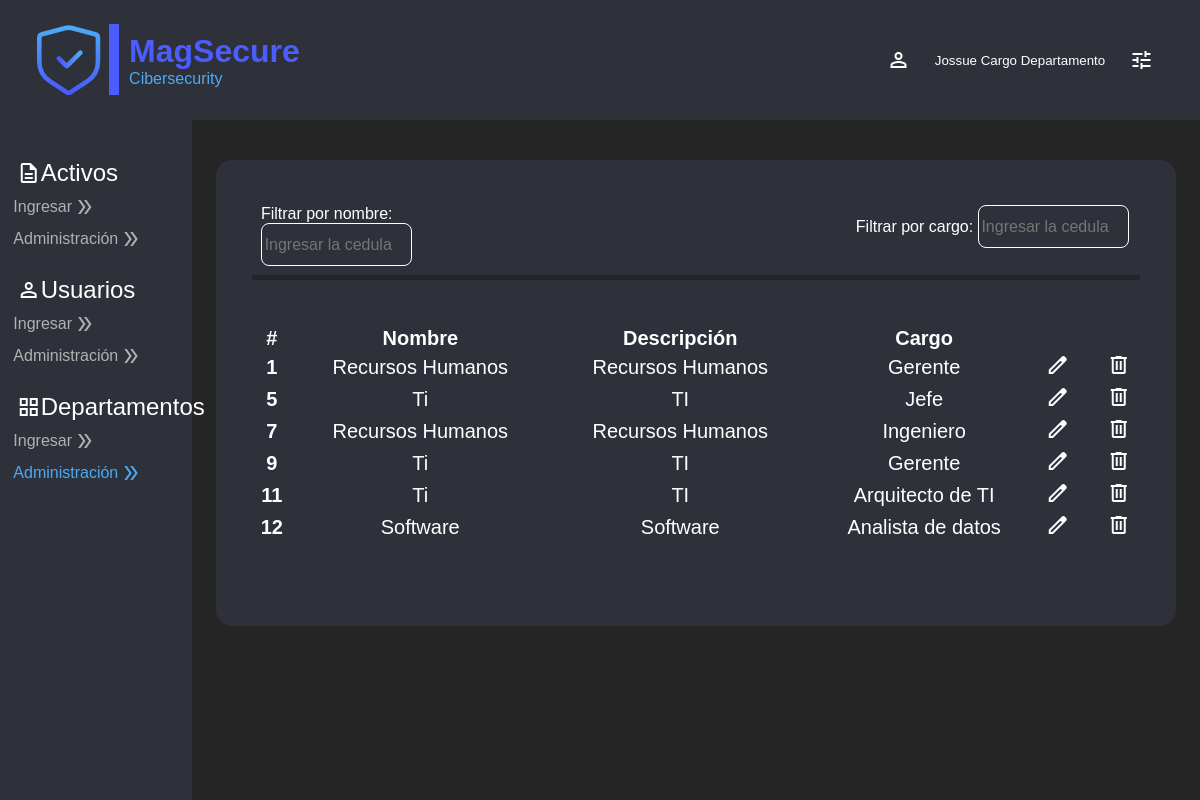
Page /home/tabledepartments/ (signed in) on the earlier database version.
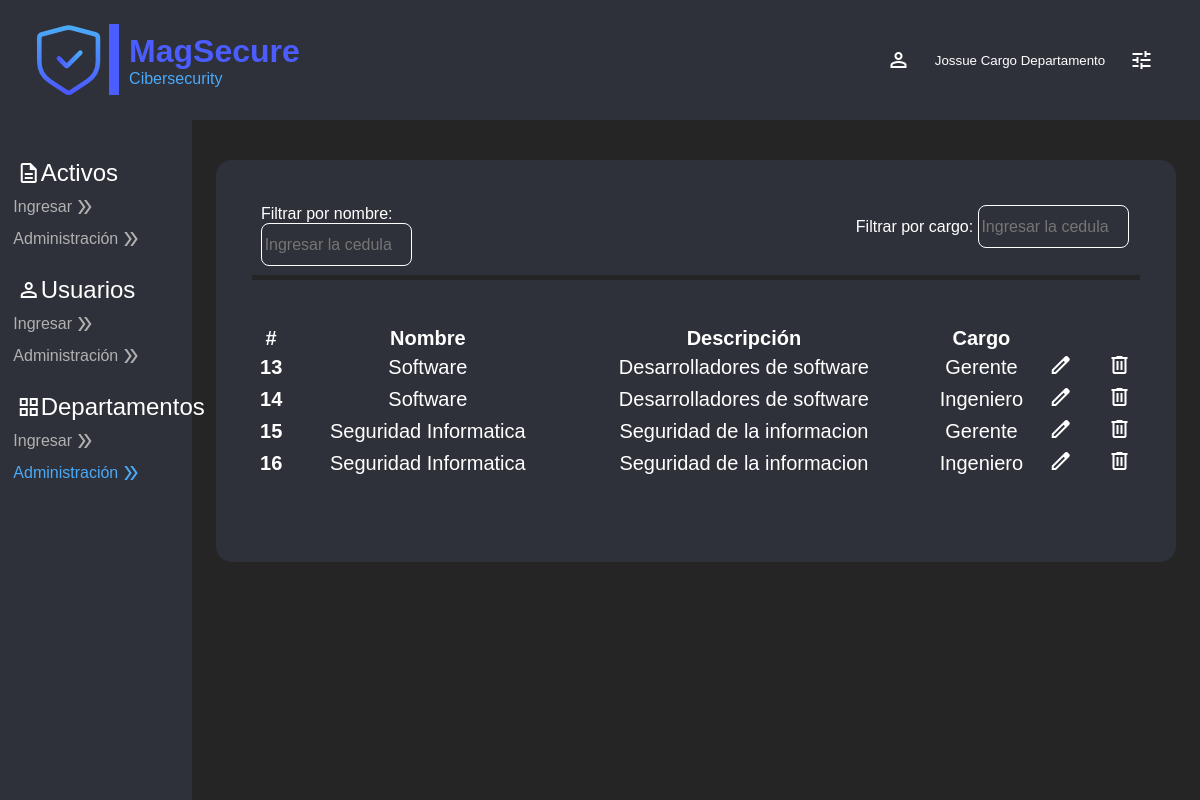
Same page on the later database version.
### Users/models.py (models this page shows)
class User(AbstractUser):
    celular = models.CharField(max_length=10, null=False)
    department = models.CharField(max_length=20, null=True)
    workload = models.ForeignKey(Workload, on_delete=models.CASCADE, null=True)

class Workload(models.Model):
    name = models.CharField(max_length=50, null=False)

### InitialPage/models.py (models this page shows)
class Departments(models.Model):
    name = models.CharField(max_length=50, null=False)
    description = models.TextField(max_length=200, null=False)
    workload = models.ForeignKey(Workload, on_delete=models.CASCADE, null=True)

### InitialPage/views.py (the view)
# urls.py: path('tabledepartments/', views.tabledepartments, name='tabledepartments'),
def tabledepartments(request):
    if request.user.is_authenticated:
        return render(request, "tables/departaments.html",{
            "Departments": Departments.objects.all()
        })
    else:
        return HttpResponseRedirect(reverse("user:login_view"))

### InitialPage/templates/tables/departaments.html (shortened to what this page needs)
{% extends 'layoutHome.html' %}
{% load static %}
{% block action6 %} style="color:#4BAAF7" {% endblock %}
{% block body %}
<section id="bodyform-tables">
    <div class="box-finding">
        <div class="search-information">
            <label for="inpSearch">Filtrar por nombre:</label>
            <input type="text" id="inpSearch0" name="inpSearch" placeholder="Ingresar la cedula">
        </div>
        <div class="search-information">
            <label for="inpSearch">Filtrar por cargo:</label>
            <input type="text" id="inpSearch2" name="inpSearch3" placeholder="Ingresar la cedula">
        </div>
    </div>
    <div class="form-container">
        <table class="table" id="searchtable">
            <thead>
                <tr>
                    <th scope="col">#</th>
                    <th scope="col">Nombre</th>
                    <th scope="col">Descripción</th>
                    <th scope="col">Cargo</th>
                    <th scope="col">
                    </th>
                    <th scope="col"></th>
                    <th scope="col"></th>
                    <th scope="col"></th>
                    <th scope="col"></th>
                    <th scope="col"></th>
                    <th scope="col">
                    </th>
                </tr>
            </thead>
            <tbody>
                {% for department in Departments %}
                <tr>
                    <th scope="row">{{ department.id }}</th>
                    <td>{{ department.name }}</td>
                    <td>{{ department.description }}</td>
                    <td>{{ department.workload.name }}</td>
                    <td>
                        <a type="button" onclick="activeeditbox(this)" class="button-format"
                        data-department-id="{{ department.id }}"
                        data-department-name="{{ department.name }}"
                        data-department-description="{{ department.description }}"
                        data-department-workload="{{ department.workload.name }}">
                            <span class="material-symbols-outlined">
                            </span>
                        </a>
                    </td>
                    <td></td>
                    <td></td>
                    <td></td>
                    <td></td>
                    <td></td>
                    <td>
                        <a href="{% url 'home:deleteTableDepartments' department.id %}" class="button-format">
                            <span class="material-symbols-outlined">
                            </span>
                        </a>
                    </td>
                </tr>
                {% endfor %}
            </tbody>
        </table>
    </div>
</section>
{% endblock %}

### InitialPage/templates/layoutHome.html (shortened to what this page needs)
{% load static %}
<!DOCTYPE html>
<html lang="es">
<head>
    <link rel="stylesheet" href="{% static 'css/styleForm.css' %}">
    <link rel="stylesheet" href="{% static 'css/styleHome.css' %}">
</head>
<body>
    <header>
        <nav class="navbar">
            <div class="logo-left">
                <div class="line-1"></div>
                <div class="textalingh">
                    <div class="mag-secure">MagSecure</div>
                    <div class="cibersecurity">Cibersecurity</div>
                </div>
            </div>
            <div class="info-user-right">
                <button class="dropdownbutton" onclick="toggleDropdown()">
                    <span class="material-symbols-outlined">
                    </span>
                    <div class="show-info-user">
                        <p>{{ user.username }} Cargo Departamento</p>
                    </div>
                    <span class="material-symbols-outlined">
                    </span>
                </button>
            </div>
        </nav>
    </header>
    <section id="side-bar">
        <div class="sidebar">
            <div class="box-actions">
                <p class="principal-name">
                    <span class="material-symbols-outlined">
                    </span>
                    <span class="name">
                        Activos
                    </span>
                </p>
                <a href="{% url 'home:enterAsset' %}" class="actions" {% block action1 %} {% endblock %}>
                    Ingresar
                    <span class="material-symbols-outlined">
                    </span>
                </a>
                <a href="{% url 'home:tableAssets' %}" class="actions" {% block action2 %} {% endblock %}>
                    Administración
                    <span class="material-symbols-outlined">
                    </span>
                </a>
            </div>
            <div class="box-actions">
                <p class="principal-name">
                    <span class="material-symbols-outlined">
                    </span>
                    <span class="name">
                        Usuarios
                    </span>
                </p>
                <a href="{% url 'home:enterUsers' %}" class="actions" {% block action3 %} {% endblock %}>
                    Ingresar
                    <span class="material-symbols-outlined">
                    </span>
                </a>
                <a href="{% url 'home:tableusers' %}" class="actions" {% block action4 %} {% endblock %}>
                    Administración
                    <span class="material-symbols-outlined">
                    </span>
                </a>
            </div>
            <div class="box-actions">
                <p class="principal-name">
                    <span class="material-symbols-outlined">
                    </span>
                    <span class="name">
                        Departamentos
                    </span>
                </p>
                <a href="{% url 'home:enterDepartment' %}" class="actions" {% block action5 %} {% endblock %}>
                    Ingresar
                    <span class="material-symbols-outlined">
                    </span>
                </a>
                <a href="{% url 'home:tabledepartments' %}" class="actions" {% block action6 %} {% endblock %}>
                    Administración
                    <span class="material-symbols-outlined">
                    </span>
                </a>
            </div>
        </div>
    </section>
    {% block body %} {% endblock %}
</body>
</html>

### InitialPage/static/css/styleForm.css (style rules this page uses)
#bodyform-tables { background-color: #2e313a; position: absolute; width: 80%; left: 18%; top: 20%; height: auto; padding: 3%; border-radius: 1rem; }
.form-container { text-align: justify; font-size: 30px; color: white; margin-bottom: 5%; }
.table { width: 100%; margin-top: 5%; border-collapse: collapse; border: 1px solid white; }
.table th { border: 3px solid #2e313a; padding: 0%; text-align: center; font-size: 20px; color: white; }
.table td { border: 3px solid #2e313a; padding: 0%; text-align: center; font-size: 20px; color: white; }
.button-format { color: white; padding:0% 10%; }
.box-finding { display: flex; flex-direction: row; justify-content: space-between; width: 100%; padding-bottom: 2%; border-bottom: 5px solid #252525; }
.search-information { width: 33%; color: white; padding: 1%; }
.search-information input { width: 55%; height: 100%; background: #2e313a; border: 1px solid white; color: white; font-family: "IbmPlexSans-Light", sans-serif; font-size: 100%; font-weight: 300; border-radius: 0.5rem; padding: 1%; }

### InitialPage/static/css/styleHome.css (style rules this page uses)
* { margin: 0; padding: 0; box-sizing: border-box; }
html, body { background: #252525; font-family: "IbmPlexSans-Medium", sans-serif; }
.navbar { background: #2e313a; padding: 0 20px; height: 15%; width: 100%; display: flex; justify-content: space-between; align-items: center; position: fixed; z-index: 1000; }
.logo-left { display: flex; justify-content: space-between; align-items: center; padding: 1.5%; }
.logo-left .logo { width: 40%; height: 40%; margin-right: 1%; }
.logo-left .line-1 { border-style: solid; border-color: #4b5dfe; border-width: 10px 0 0 0; width: 45%; height: 100%; position: relative; margin-top: -20%; left: 5%; transform-origin: 0 0; transform: rotate(90deg) scale(1, 1); }
.logo-left .textalingh { position: relative; left: -15%; }
.mag-secure { color: #4b5dfe; font-family: "IbmPlexSans-SemiBold", sans-serif; font-size: 200%; font-weight: 600; position: relative; top: -20%; }
.cibersecurity { color: #4baaf7; font-family: "IbmPlexSans-Light", sans-serif; font-size: 100%; font-weight: 300; position: relative; }
.info-user-right { display: flex; justify-content: space-between; align-items: center; padding: 1%; width: 20rem; }
.dropdownbutton { display: flex; justify-content: space-between; align-items: center; width: 130%; padding: 5%; border: 1rem none; background-color: transparent; cursor: pointer; color: white; }
#side-bar .sidebar { position: fixed; top: 15%; left: 0; width: 16%; height: 85%; background: #2e313a; padding: 1%; transition: all 0.5s ease; z-index: 1000; }
#side-bar .sidebar .box-actions { list-style: none; margin: 15% -10%; padding: 1%; color: white; width: 100%; height: 14%; }
#side-bar .sidebar .box-actions .principal-name { font-size: 150%; margin-left: 12%; display: flex; justify-content: flex-start; align-items: center; padding-bottom: 5%; }
#side-bar .sidebar .box-actions .actions { font-size: 100%; color: #b1b1b1; display: flex; justify-content: flex-start; align-items: center; text-decoration: none; margin-left: 10%; padding-bottom: 5%; }

Differences in the rows shown:
removed Departments: id "1", name "Recursos Humanos", description "Recursos Humanos", workload.name "Gerente"
removed Departments: id "5", name "Ti", description "TI", workload.name "Jefe"
removed Departments: id "7", name "Recursos Humanos", description "Recursos Humanos", workload.name "Ingeniero"
removed Departments: id "9", name "Ti", description "TI", workload.name "Gerente"
removed Departments: id "11", name "Ti", description "TI", workload.name "Arquitecto de TI"
removed Departments: id "12", name "Software", description "Software", workload.name "Analista de datos"
added Departments: id "13", name "Software", description "Desarrolladores de software", workload.name "Gerente"
added Departments: id "14", name "Software", description "Desarrolladores de software", workload.name "Ingeniero"
added Departments: id "15", name "Seguridad Informatica", description "Seguridad de la informacion", workload.name "Gerente"
added Departments: id "16", name "Seguridad Informatica", description "Seguridad de la informacion", workload.name "Ingeniero"
